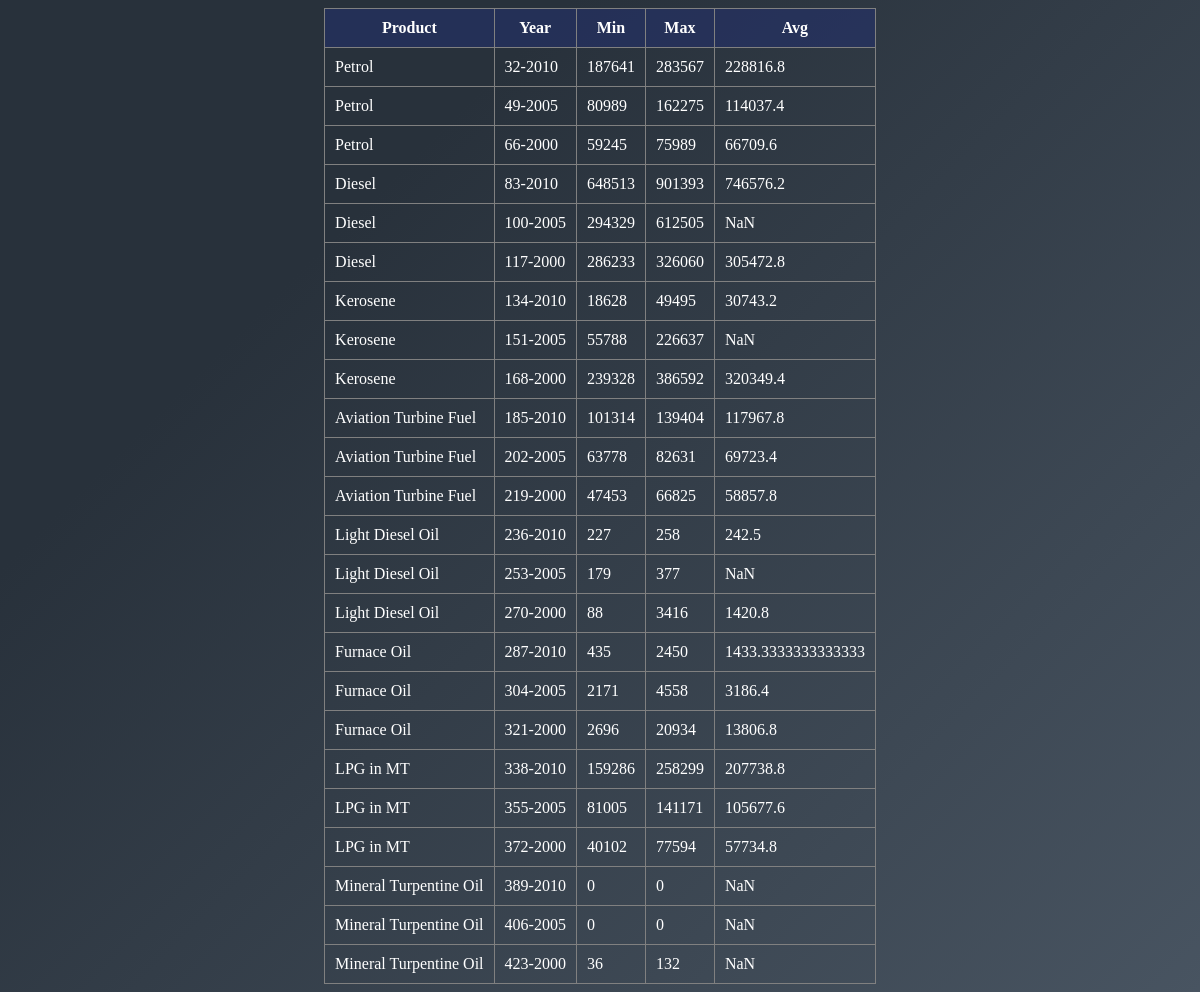
The page /petroleum_report/ on the database its author committed.
### petroleum_report/models.py (models this page shows, shortened)
class Product(models.Model):
    product = models.CharField(max_length=50)

### petroleum_report/views.py (the view)
# urls.py: path('', views.index, name='index'),
def index(request):
    years = [(2010,2014), (2005,2009),  (2000,2004)]
    products = []
    all_values = []
    for p in Product.objects.all():
        products.append(p.product)
    for p in products:
        for y in years:
            val = calculator(y[0],y[1], p)
            if val != []:
                all_values.append([p,y, min(val), max(val), sum(val)/len(val)]) #adding the min, max and the avg of the given ineterval years and the respective product
            else:
                all_values.append([p, y, 0, 0, 0]) #if no value is returned then the products have zero sale for the given interval
    context = {'all_values' : all_values}
    return render(request, 'petroleum_report/index.html', context)

### petroleum_report/calculation.py (called while the page is built)
def calculator(from_year, to_year, product):
    year = YearBarsa.objects.filter(year_barsa__gte=from_year, year_barsa__lte=to_year)
    product = Product.objects.get(product=product)
    sales_list = []
    for y in year:
        sale_value = Sales.objects.get(year_sales=y.id, product_name=product.id)
        if sale_value.sales != 0:
            sales_list.append(sale_value.sales)
    return (sales_list)

### petroleum_report/templates/petroleum_report/index.html (shortened to what this page needs)
{% load static %}
<!DOCTYPE html>
<html>
<head>
    <link rel="stylesheet" type="text/css" href="{% static 'css/style.css' %}"/>
</head>
<body>
    <div id="Report">
    <table border="1" cellpadding = "10" cellspacing = "0">
            <tr>
                <th>Product</th> <th>Year</th> <th>Min</th> <th>Max</th> <th>Avg</th>
            </tr>
            {% for pr, y, m, ma, avg in all_values %}
                <tr><td id="product">{{pr}}</td>
                    <td  class="year">{{y}}</td>
                    <td class="min">{{m}}</td>
                    <td class="max">{{ma}}</td>
                    <td class="avg">{{avg}}</td>
                </tr>
            {% endfor %}
    </table>
</div>
</body>
</html>

### static/css/style.css (style rules this page uses)
body { background-color: #485461; background-image: linear-gradient(315deg, #485461 0%, #28313b 74%); }
table { border-collapse:collapse; margin-left: auto; margin-right: auto; }
th { background-color: rgba(35, 48, 105, 0.61); }
th, td { border-style:solid; color : white; border-width:1px; font-family:georgia,garamond,serif; }

### rows shown on the page
Product: all_values "Petrol" "Petrol" "Petrol"
Product: all_values "Diesel" "Diesel" "Diesel"
Product: all_values "Kerosene" "Kerosene" "Kerosene"
Product: all_values "Aviation Turbine Fuel" "Aviation Turbine Fuel" "Aviation Turbine Fuel"
Product: all_values "Light Diesel Oil" "Light Diesel Oil" "Light Diesel Oil"
Product: all_values "Furnace Oil" "Furnace Oil" "Furnace Oil"
Product: all_values "LPG in MT" "LPG in MT" "LPG in MT"
Product: all_values "Mineral Turpentine Oil" "Mineral Turpentine Oil" "Mineral Turpentine Oil"

### other values the page prints
{{ m }} "187641" "80989" "59245" "648513" "294329" "286233" "18628" "55788" "239328" "101314" "63778" "47453" "227" "179" "88" "435" "2171" "2696" "159286" "81005" "40102" "0" "0" "36"
{{ ma }} "283567" "162275" "75989" "901393" "612505" "326060" "49495" "226637" "386592" "139404" "82631" "66825" "258" "377" "3416" "2450" "4558" "20934" "258299" "141171" "77594" "0" "0" "132"
{{ avg }} "228816.8" "114037.4" "66709.6" "746576.2" "305472.8" "30743.2" "320349.4" "117967.8" "69723.4" "58857.8" "242.5" "1420.8" "1433.3333333333333" "3186.4" "13806.8" "207738.8" "105677.6" "57734.8"
